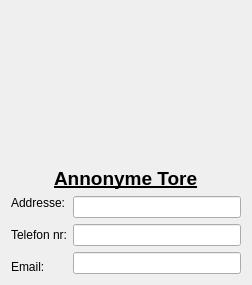
           <widget class="QWidget" name="page">
            <layout class="QGridLayout" name="gridLayout_7">
             <item row="0" column="0">
              <layout class="QVBoxLayout" name="verticalLayout_5">
               <item>
                <layout class="QHBoxLayout" name="horizontalLayout_6">
                 <item>
                  <layout class="QHBoxLayout" name="horizontalLayout_2">
                   <item>
                    <spacer name="horizontalSpacer_3">
                     <property name="orientation">
                      <enum>Qt::Horizontal</enum>
                     </property>
                     <property name="sizeHint" stdset="0">
                      <size>
                       <width>40</width>
                       <height>20</height>
                      </size>
                     </property>
                    </spacer>
                   </item>
                  </layout>
                 </item>
                 <item>
                  <widget class="QLabel" name="label_4">
                   <property name="minimumSize">
                    <size>
                     <width>150</width>
                     <height>150</height>
                    </size>
                   </property>
                   <property name="maximumSize">
                    <size>
                     <width>150</width>
                     <height>150</height>
                    </size>
                   </property>
                   <property name="text">
                    <string/>
                   </property>
                   <property name="pixmap">
                    <pixmap>../../../Pictures/imgres.jpg</pixmap>
                   </property>
                   <property name="scaledContents">
                    <bool>true</bool>
                   </property>
                  </widget>
                 </item>
                 <item>
                  <spacer name="horizontalSpacer_9">
                   <property name="orientation">
                    <enum>Qt::Horizontal</enum>
                   </property>
                   <property name="sizeHint" stdset="0">
                    <size>
                     <width>40</width>
                     <height>20</height>
                    </size>
                   </property>
                  </spacer>
                 </item>
                </layout>
               </item>
               <item>
                <layout class="QHBoxLayout" name="horizontalLayout_7">
                 <item>
                  <spacer name="horizontalSpacer_10">
                   <property name="orientation">
                    <enum>Qt::Horizontal</enum>
                   </property>
                   <property name="sizeHint" stdset="0">
                    <size>
                     <width>40</width>
                     <height>20</height>
                    </size>
                   </property>
                  </spacer>
                 </item>
                 <item>
                  <widget class="QLabel" name="label_13">
                   <property name="font">
                    <font>
                     <pointsize>14</pointsize>
                     <weight>75</weight>
                     <bold>true</bold>
                     <underline>true</underline>
                    </font>
                   </property>
                   <property name="text">
                    <string>Annonyme Tore</string>
                   </property>
                  </widget>
                 </item>
                 <item>
                  <spacer name="horizontalSpacer_4">
                   <property name="orientation">
                    <enum>Qt::Horizontal</enum>
                   </property>
                   <property name="sizeHint" stdset="0">
                    <size>
                     <width>40</width>
                     <height>20</height>
                    </size>
                   </property>
                  </spacer>
                 </item>
                </layout>
               </item>
              </layout>
             </item>
             <item row="1" column="0">
              <layout class="QGridLayout" name="gridLayout_3">
               <item row="2" column="1">
                <widget class="QLineEdit" name="lineEdit_6"/>
               </item>
               <item row="0" column="1">
                <widget class="QLineEdit" name="lineEdit_4"/>
               </item>
               <item row="1" column="1">
                <widget class="QLineEdit" name="lineEdit_5"/>
               </item>
               <item row="0" column="0" rowspan="3">
                <layout class="QVBoxLayout" name="verticalLayout_4">
                 <item>
                  <widget class="QLabel" name="label_9">
                   <property name="text">
                    <string>Addresse:</string>
                   </property>
                  </widget>
                 </item>
                 <item>
                  <spacer name="verticalSpacer_3">
                   <property name="orientation">
                    <enum>Qt::Vertical</enum>
                   </property>
                   <property name="sizeHint" stdset="0">
                    <size>
                     <width>20</width>
                     <height>28</height>
                    </size>
                   </property>
                  </spacer>
                 </item>
                 <item>
                  <widget class="QLabel" name="label_11">
                   <property name="text">
                    <string>Telefon nr:</string>
                   </property>
                  </widget>
                 </item>
                 <item>
                  <spacer name="verticalSpacer_4">
                   <property name="orientation">
                    <enum>Qt::Vertical</enum>
                   </property>
                   <property name="sizeHint" stdset="0">
                    <size>
                     <width>20</width>
                     <height>28</height>
                    </size>
                   </property>
                  </spacer>
                 </item>
                 <item>
                  <widget class="QLabel" name="label_12">
                   <property name="text">
                    <string>Email:</string>
                   </property>
                  </widget>
                 </item>
                </layout>
               </item>
              </layout>
             </item>
            </layout>
            <zorder></zorder>
            <zorder></zorder>
           </widget>
